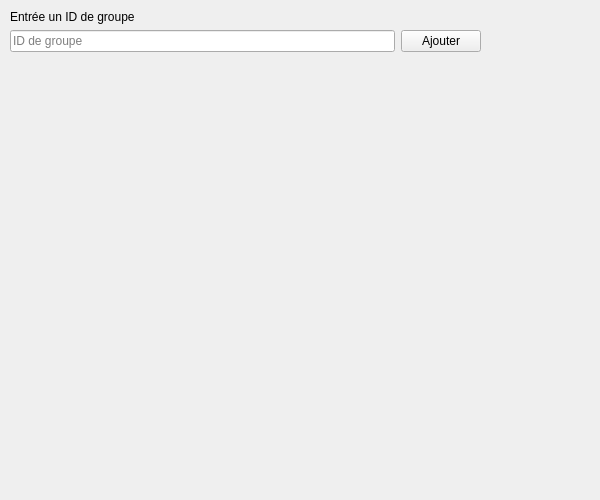
<?xml version="1.0" encoding="UTF-8"?>
<ui version="4.0">
 <class>PhotoBooth</class>
 <widget class="QWidget" name="PhotoBooth">
  <property name="geometry">
   <rect>
    <x>0</x>
    <y>0</y>
    <width>600</width>
    <height>500</height>
   </rect>
  </property>
  <property name="windowTitle">
   <string>PhotoBooth</string>
  </property>
  <widget class="QWidget" name="gridLayoutWidget">
   <property name="geometry">
    <rect>
     <x>10</x>
     <y>10</y>
     <width>471</width>
     <height>291</height>
    </rect>
   </property>
   <layout class="QGridLayout" name="gridLayout">
    <item row="1" column="1">
     <widget class="QPushButton" name="pushButton">
      <property name="text">
       <string>Ajouter</string>
      </property>
     </widget>
    </item>
    <item row="0" column="0">
     <widget class="QLabel" name="label">
      <property name="text">
       <string>Entrée un ID de groupe</string>
      </property>
     </widget>
    </item>
    <item row="2" column="0">
     <layout class="QVBoxLayout" name="verticalLayout"/>
    </item>
    <item row="1" column="0">
     <widget class="QLineEdit" name="lineEdit">
      <property name="placeholderText">
       <string>ID de groupe</string>
      </property>
     </widget>
    </item>
    <item row="3" column="0">
     <spacer name="verticalSpacer">
      <property name="orientation">
       <enum>Qt::Orientation::Vertical</enum>
      </property>
      <property name="sizeHint" stdset="0">
       <size>
        <width>20</width>
        <height>40</height>
       </size>
      </property>
     </spacer>
    </item>
   </layout>
  </widget>
 </widget>
 <resources/>
 <connections/>
</ui>
